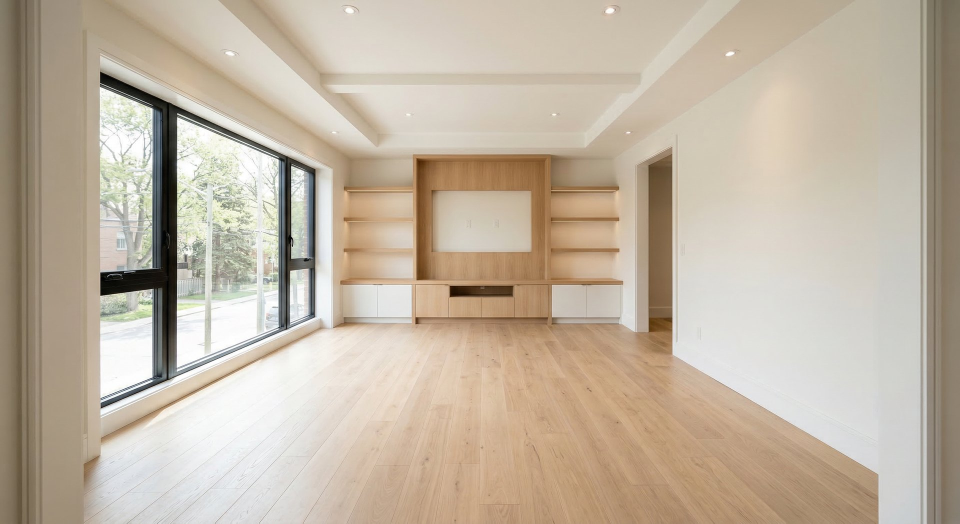
#> input picture showcase/example1-success/report-project/images/01-base-space.jpg, 1920 x 1047 px (shown at 1/2 size)
$ python make_compare_image.py --base ../showcase/example1-success/report-project/images/01-base-space.jpg --preview ../showcase/example1-success/report-project/images/03-structure-compare.jpg --output out.png
#> lines starting #> are read from the running program, lines starting #| are printed output that depends on the picture
#!/usr/bin/env python3
"""
Create a side-by-side compare image from base and preview.
"""

from __future__ import annotations

import argparse
from pathlib import Path

from PIL import Image, ImageOps


def parse_args() -> argparse.Namespace:
    parser = argparse.ArgumentParser(description="Create side-by-side compare image.")
    parser.add_argument("--base", required=True, help="Base image path")
    parser.add_argument("--preview", required=True, help="Preview image path")
    parser.add_argument("--output", required=True, help="Output compare image path")
    parser.add_argument("--height", type=int, default=960, help="Target output height")
    parser.add_argument("--gap", type=int, default=20, help="Gap between two images")
    parser.add_argument("--bg", default="#f7f5f1", help="Background color")
    return parser.parse_args()


def fit_height(im: Image.Image, target_h: int) -> Image.Image:
    w, h = im.size
    if h <= 0:
        return im
    new_w = max(1, int(round(w * target_h / h)))
    return im.resize((new_w, target_h), Image.Resampling.LANCZOS)


def main() -> None:
    args = parse_args()
    base_path = Path(args.base).expanduser().resolve()
    preview_path = Path(args.preview).expanduser().resolve()
    out_path = Path(args.output).expanduser().resolve()
    out_path.parent.mkdir(parents=True, exist_ok=True)

    with Image.open(base_path) as b:
#> b is the input picture: PIL image 1920x1047 RGB; mean R, G, B 192.6, 179.6, 162.2
        base = fit_height(ImageOps.exif_transpose(b).convert("RGB"), args.height)
    with Image.open(preview_path) as p:
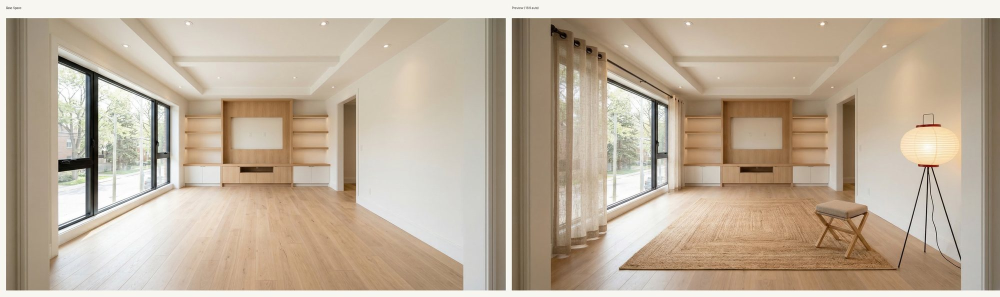
#> input picture showcase/example1-success/report-project/images/03-structure-compare.jpg, 2000 x 593 px (shown at 1/2 size)
#> p is the input picture: PIL image 2000x593 RGB; mean R, G, B 190.6, 175.3, 156.4
        preview = fit_height(ImageOps.exif_transpose(p).convert("RGB"), args.height)

    width = base.width + args.gap + preview.width
#> width = 5018
    canvas = Image.new("RGB", (width, args.height), args.bg)
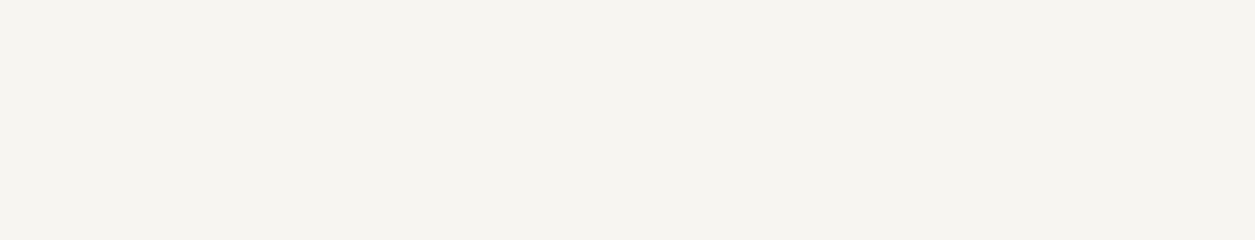
#> canvas: PIL image 5018x960 RGB (shown at 1/4 size); mean R, G, B 247, 245, 241
    canvas.paste(base, (0, 0))
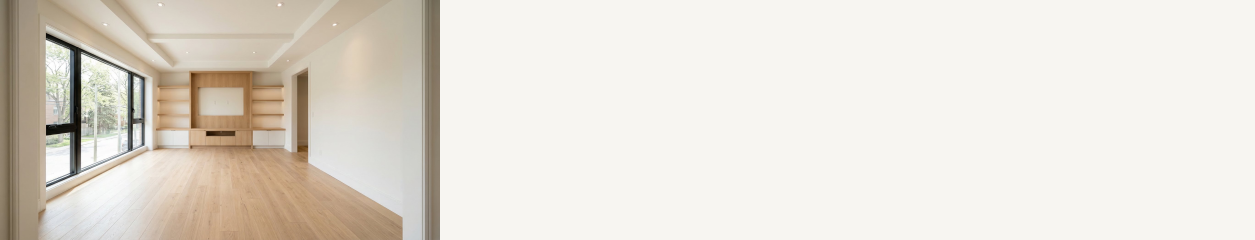
#> canvas: PIL image 5018x960 RGB (shown at 1/4 size); mean R, G, B 227.9, 222.1, 213.4
    canvas.paste(preview, (base.width + args.gap, 0))
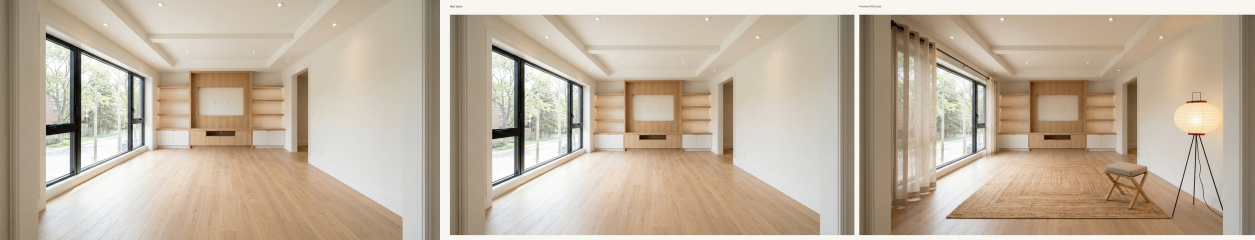
#> canvas: PIL image 5018x960 RGB (shown at 1/4 size); mean R, G, B 191.5, 177.1, 158.8
    canvas.save(out_path, format="JPEG", quality=90, optimize=True)
    print(f"compare: {out_path}")


if __name__ == "__main__":
    main()
